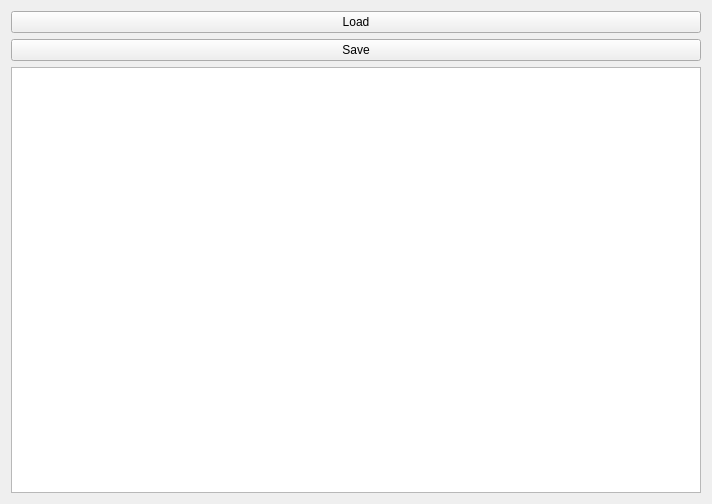
<?xml version="1.0" encoding="UTF-8"?>
<ui version="4.0">
 <class>QGraphicView_DemoClass</class>
 <widget class="QWidget" name="QGraphicView_DemoClass">
  <property name="geometry">
   <rect>
    <x>0</x>
    <y>0</y>
    <width>712</width>
    <height>504</height>
   </rect>
  </property>
  <property name="windowTitle">
   <string>QGraphicView_Demo</string>
  </property>
  <layout class="QVBoxLayout" name="verticalLayout">
   <item>
    <widget class="QPushButton" name="pushButton">
     <property name="text">
      <string>Load</string>
     </property>
    </widget>
   </item>
   <item>
    <widget class="QPushButton" name="pushButton_2">
     <property name="text">
      <string>Save</string>
     </property>
    </widget>
   </item>
   <item>
    <widget class="QGraphicsView" name="graphicsView">
     <property name="verticalScrollBarPolicy">
      <enum>Qt::ScrollBarAsNeeded</enum>
     </property>
     <property name="horizontalScrollBarPolicy">
      <enum>Qt::ScrollBarAsNeeded</enum>
     </property>
    </widget>
   </item>
  </layout>
 </widget>
 <layoutdefault spacing="6" margin="11"/>
 <resources>
  <include location="QGraphicView_Demo.qrc"/>
 </resources>
 <connections/>
</ui>
